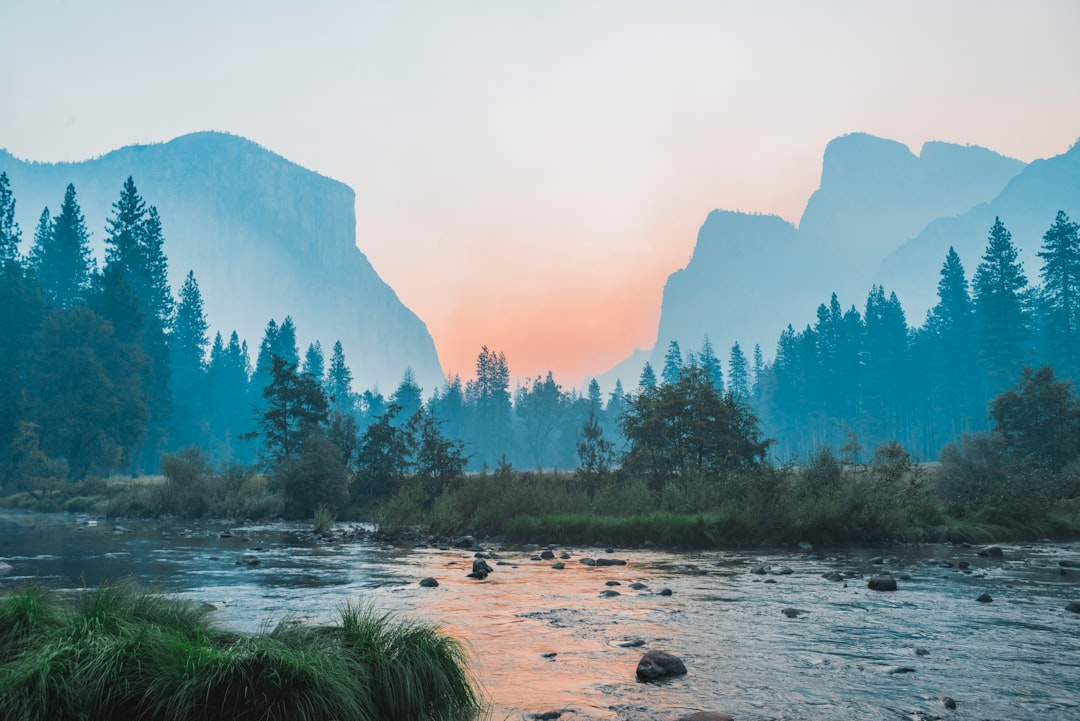
#> input picture sample_image.jpg, 1080 x 721 px
$ python 0051.py
#> lines starting #> are read from the running program, lines starting #| are printed output that depends on the picture
# Project 51. Image segmentation using clustering
# Description:
# Image segmentation is the process of partitioning an image into meaningful segments (like separating objects from background). In this project, we apply K-Means clustering to segment an image based on pixel color similarity — effectively grouping similar colors and simplifying the image.

# Python Implementation:


# Install OpenCV if needed: pip install opencv-python
import cv2
import numpy as np
import matplotlib.pyplot as plt
from sklearn.cluster import KMeans

# Load the image and convert it to RGB
image = cv2.imread('sample_image.jpg')  # Replace with your image path
#> image is the input picture: shape (721, 1080, 3); mean B, G, R 156.4, 149.8, 122.7
image = cv2.cvtColor(image, cv2.COLOR_BGR2RGB)
original_shape = image.shape
#> original_shape = (721, 1080, 3)

# Reshape image into a 2D array of pixels (rows: pixels, cols: RGB channels)
pixel_data = image.reshape((-1, 3))

# Apply K-Means clustering
k = 4  # Number of clusters/segments
kmeans = KMeans(n_clusters=k, random_state=42)
kmeans.fit(pixel_data)
segmented_img = kmeans.cluster_centers_[kmeans.labels_]

# Reshape back to original image dimensions
segmented_img = segmented_img.reshape(original_shape).astype(np.uint8)

# Display original vs segmented image
plt.figure(figsize=(10, 5))
plt.subplot(1, 2, 1)
plt.imshow(image)
plt.title("Original Image")
plt.axis('off')

plt.subplot(1, 2, 2)
plt.imshow(segmented_img)
plt.title(f"Segmented Image (K={k})")
plt.axis('off')

plt.tight_layout()
plt.show()
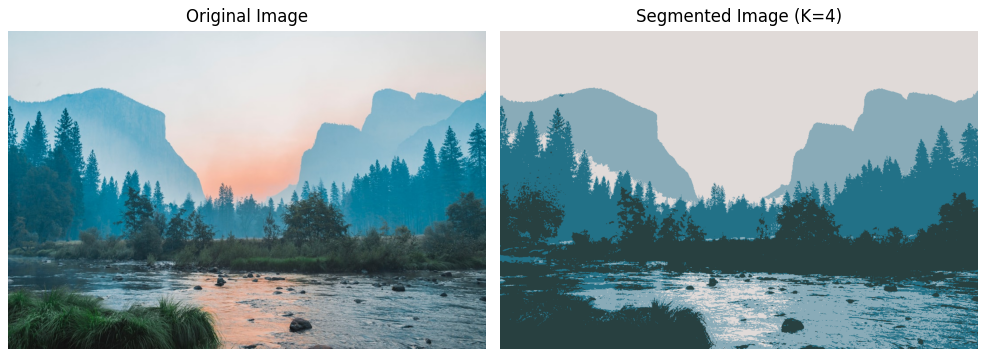
#> figure drawn by matplotlib, 2 panels


# 🧠 What This Project Demonstrates:
# Reshapes image data for pixel-wise clustering

# Applies K-Means to segment an image into color clusters

# Visualizes a simplified version of the image based on dominant colors
